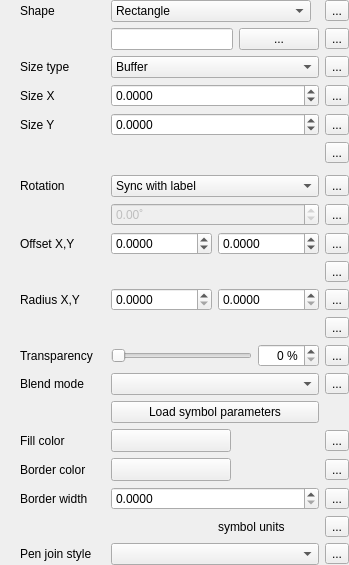
                         <widget class="QFrame" name="mShapeFrame">
                          <property name="frameShape">
                           <enum>QFrame::NoFrame</enum>
                          </property>
                          <layout class="QGridLayout" name="gridLayout_29">
                           <property name="leftMargin">
                            <number>20</number>
                           </property>
                           <property name="topMargin">
                            <number>0</number>
                           </property>
                           <property name="rightMargin">
                            <number>0</number>
                           </property>
                           <property name="bottomMargin">
                            <number>0</number>
                           </property>
                           <item row="12" column="0">
                            <widget class="QLabel" name="mShapeRadiusLabel">
                             <property name="text">
                              <string>Radius X,Y</string>
                             </property>
                            </widget>
                           </item>
                           <item row="12" column="1">
                            <layout class="QHBoxLayout" name="horizontalLayout_2">
                             <item>
                              <widget class="QgsDoubleSpinBox" name="mShapeRadiusXDbSpnBx">
                               <property name="sizePolicy">
                                <sizepolicy hsizetype="Preferred" vsizetype="Fixed">
                                 <horstretch>0</horstretch>
                                 <verstretch>0</verstretch>
                                </sizepolicy>
                               </property>
                               <property name="decimals">
                                <number>4</number>
                               </property>
                               <property name="maximum">
                                <double>999999999.990000009536743</double>
                               </property>
                              </widget>
                             </item>
                             <item>
                              <widget class="QgsDoubleSpinBox" name="mShapeRadiusYDbSpnBx">
                               <property name="sizePolicy">
                                <sizepolicy hsizetype="Preferred" vsizetype="Fixed">
                                 <horstretch>0</horstretch>
                                 <verstretch>0</verstretch>
                                </sizepolicy>
                               </property>
                               <property name="decimals">
                                <number>4</number>
                               </property>
                               <property name="maximum">
                                <double>999999999.990000009536743</double>
                               </property>
                              </widget>
                             </item>
                            </layout>
                           </item>
                           <item row="7" column="0">
                            <widget class="QLabel" name="label_23">
                             <property name="text">
                              <string>Rotation</string>
                             </property>
                            </widget>
                           </item>
                           <item row="17" column="2">
                            <widget class="QgsDataDefinedButton" name="mShapeFillColorDDBtn">
                             <property name="text">
                              <string>...</string>
                             </property>
                            </widget>
                           </item>
                           <item row="18" column="1">
                            <widget class="QgsColorButtonV2" name="mShapeBorderColorBtn">
                             <property name="sizePolicy">
                              <sizepolicy hsizetype="Fixed" vsizetype="Fixed">
                               <horstretch>0</horstretch>
                               <verstretch>0</verstretch>
                              </sizepolicy>
                             </property>
                             <property name="minimumSize">
                              <size>
                               <width>120</width>
                               <height>0</height>
                              </size>
                             </property>
                             <property name="maximumSize">
                              <size>
                               <width>120</width>
                               <height>16777215</height>
                              </size>
                             </property>
                            </widget>
                           </item>
                           <item row="5" column="2">
                            <widget class="QgsDataDefinedButton" name="mShapeSizeUnitsDDBtn">
                             <property name="text">
                              <string>...</string>
                             </property>
                            </widget>
                           </item>
                           <item row="19" column="2">
                            <widget class="QgsDataDefinedButton" name="mShapeBorderWidthDDBtn">
                             <property name="text">
                              <string>...</string>
                             </property>
                            </widget>
                           </item>
                           <item row="18" column="2">
                            <widget class="QgsDataDefinedButton" name="mShapeBorderColorDDBtn">
                             <property name="text">
                              <string>...</string>
                             </property>
                            </widget>
                           </item>
                           <item row="19" column="1">
                            <widget class="QgsDoubleSpinBox" name="mShapeBorderWidthSpnBx">
                             <property name="decimals">
                              <number>4</number>
                             </property>
                             <property name="minimum">
                              <double>0.000000000000000</double>
                             </property>
                             <property name="maximum">
                              <double>9999999.000000000000000</double>
                             </property>
                             <property name="showClearButton" stdset="0">
                              <bool>false</bool>
                             </property>
                            </widget>
                           </item>
                           <item row="15" column="2">
                            <widget class="QgsDataDefinedButton" name="mShapeBlendModeDDBtn">
                             <property name="text">
                              <string>...</string>
                             </property>
                            </widget>
                           </item>
                           <item row="6" column="1" colspan="2">
                            <widget class="QFrame" name="mShapeRotationFrame">
                             <layout class="QHBoxLayout" name="horizontalLayout_36">
                              <property name="margin">
                               <number>0</number>
                              </property>
                             </layout>
                            </widget>
                           </item>
                           <item row="3" column="0">
                            <widget class="QLabel" name="mShapeSizeXLabel">
                             <property name="text">
                              <string>Size X</string>
                             </property>
                            </widget>
                           </item>
                           <item row="2" column="0">
                            <widget class="QLabel" name="label_8">
                             <property name="text">
                              <string>Size type</string>
                             </property>
                            </widget>
                           </item>
                           <item row="0" column="0">
                            <widget class="QLabel" name="label_22">
                             <property name="text">
                              <string>Shape</string>
                             </property>
                            </widget>
                           </item>
                           <item row="4" column="0">
                            <widget class="QLabel" name="mShapeSizeYLabel">
                             <property name="text">
                              <string>Size Y</string>
                             </property>
                            </widget>
                           </item>
                           <item row="21" column="2">
                            <widget class="QgsDataDefinedButton" name="mShapePenStyleDDBtn">
                             <property name="text">
                              <string>...</string>
                             </property>
                            </widget>
                           </item>
                           <item row="14" column="0">
                            <widget class="QLabel" name="mShapeTranspLabel">
                             <property name="enabled">
                              <bool>true</bool>
                             </property>
                             <property name="text">
                              <string>Transparency</string>
                             </property>
                            </widget>
                           </item>
                           <item row="14" column="1">
                            <layout class="QHBoxLayout" name="horizontalLayout_38">
                             <item>
                              <widget class="QSlider" name="mShapeTranspSlider">
                               <property name="enabled">
                                <bool>true</bool>
                               </property>
                               <property name="sizePolicy">
                                <sizepolicy hsizetype="Expanding" vsizetype="Fixed">
                                 <horstretch>0</horstretch>
                                 <verstretch>0</verstretch>
                                </sizepolicy>
                               </property>
                               <property name="minimumSize">
                                <size>
                                 <width>50</width>
                                 <height>0</height>
                                </size>
                               </property>
                               <property name="maximum">
                                <number>100</number>
                               </property>
                               <property name="orientation">
                                <enum>Qt::Horizontal</enum>
                               </property>
                              </widget>
                             </item>
                             <item>
                              <widget class="QgsSpinBox" name="mShapeTranspSpinBox">
                               <property name="enabled">
                                <bool>true</bool>
                               </property>
                               <property name="alignment">
                                <set>Qt::AlignRight|Qt::AlignTrailing|Qt::AlignVCenter</set>
                               </property>
                               <property name="suffix">
                                <string> %</string>
                               </property>
                               <property name="maximum">
                                <number>100</number>
                               </property>
                              </widget>
                             </item>
                            </layout>
                           </item>
                           <item row="13" column="2">
                            <widget class="QgsDataDefinedButton" name="mShapeRadiusUnitsDDBtn">
                             <property name="text">
                              <string>...</string>
                             </property>
                            </widget>
                           </item>
                           <item row="15" column="1">
                            <widget class="QgsBlendModeComboBox" name="mShapeBlendCmbBx">
                             <property name="minimumSize">
                              <size>
                               <width>150</width>
                               <height>0</height>
                              </size>
                             </property>
                            </widget>
                           </item>
                           <item row="0" column="2">
                            <widget class="QgsDataDefinedButton" name="mShapeTypeDDBtn">
                             <property name="text">
                              <string>...</string>
                             </property>
                            </widget>
                           </item>
                           <item row="8" column="1">
                            <widget class="QgsDoubleSpinBox" name="mShapeRotationDblSpnBx">
                             <property name="enabled">
                              <bool>false</bool>
                             </property>
                             <property name="suffix">
                              <string notr="true">˚</string>
                             </property>
                             <property name="minimum">
                              <double>-180.000000000000000</double>
                             </property>
                             <property name="maximum">
                              <double>180.000000000000000</double>
                             </property>
                            </widget>
                           </item>
                           <item row="21" column="0">
                            <widget class="QLabel" name="mShapePenStyleLabel">
                             <property name="sizePolicy">
                              <sizepolicy hsizetype="Maximum" vsizetype="Preferred">
                               <horstretch>0</horstretch>
                               <verstretch>0</verstretch>
                              </sizepolicy>
                             </property>
                             <property name="text">
                              <string>Pen join style</string>
                             </property>
                            </widget>
                           </item>
                           <item row="17" column="0">
                            <widget class="QLabel" name="mShapeFillColorLabel">
                             <property name="sizePolicy">
                              <sizepolicy hsizetype="Maximum" vsizetype="Preferred">
                               <horstretch>0</horstretch>
                               <verstretch>0</verstretch>
                              </sizepolicy>
                             </property>
                             <property name="minimumSize">
                              <size>
                               <width>85</width>
                               <height>0</height>
                              </size>
                             </property>
                             <property name="text">
                              <string>Fill color</string>
                             </property>
                            </widget>
                           </item>
                           <item row="11" column="2">
                            <widget class="QgsDataDefinedButton" name="mShapeOffsetUnitsDDBtn">
                             <property name="text">
                              <string>...</string>
                             </property>
                            </widget>
                           </item>
                           <item row="18" column="0">
                            <widget class="QLabel" name="mShapeBorderColorLabel">
                             <property name="sizePolicy">
                              <sizepolicy hsizetype="Maximum" vsizetype="Preferred">
                               <horstretch>0</horstretch>
                               <verstretch>0</verstretch>
                              </sizepolicy>
                             </property>
                             <property name="text">
                              <string>Border color</string>
                             </property>
                            </widget>
                           </item>
                           <item row="4" column="2">
                            <widget class="QgsDataDefinedButton" name="mShapeSizeYDDBtn">
                             <property name="text">
                              <string>...</string>
                             </property>
                            </widget>
                           </item>
                           <item row="2" column="1">
                            <widget class="QComboBox" name="mShapeSizeCmbBx">
                             <item>
                              <property name="text">
                               <string>Buffer</string>
                              </property>
                             </item>
                             <item>
                              <property name="text">
                               <string>Fixed</string>
                              </property>
                             </item>
                            </widget>
                           </item>
                           <item row="3" column="1">
                            <widget class="QgsDoubleSpinBox" name="mShapeSizeXSpnBx">
                             <property name="suffix">
                              <string/>
                             </property>
                             <property name="decimals">
                              <number>4</number>
                             </property>
                             <property name="minimum">
                              <double>-9999999.000000000000000</double>
                             </property>
                             <property name="maximum">
                              <double>9999999.000000000000000</double>
                             </property>
                             <property name="showClearButton" stdset="0">
                              <bool>false</bool>
                             </property>
                            </widget>
                           </item>
                           <item row="3" column="2">
                            <widget class="QgsDataDefinedButton" name="mShapeSizeXDDBtn">
                             <property name="text">
                              <string>...</string>
                             </property>
                            </widget>
                           </item>
                           <item row="16" column="1">
                            <widget class="QPushButton" name="mShapeSVGParamsBtn">
                             <property name="text">
                              <string>Load symbol parameters</string>
                             </property>
                            </widget>
                           </item>
                           <item row="19" column="0">
                            <widget class="QLabel" name="mShapeBorderWidthLabel">
                             <property name="text">
                              <string>Border width</string>
                             </property>
                            </widget>
                           </item>
                           <item row="2" column="2">
                            <widget class="QgsDataDefinedButton" name="mShapeSizeTypeDDBtn">
                             <property name="text">
                              <string>...</string>
                             </property>
                            </widget>
                           </item>
                           <item row="4" column="1">
                            <widget class="QgsDoubleSpinBox" name="mShapeSizeYSpnBx">
                             <property name="suffix">
                              <string/>
                             </property>
                             <property name="decimals">
                              <number>4</number>
                             </property>
                             <property name="minimum">
                              <double>-9999999.000000000000000</double>
                             </property>
                             <property name="maximum">
                              <double>9999999.000000000000000</double>
                             </property>
                             <property name="showClearButton" stdset="0">
                              <bool>false</bool>
                             </property>
                            </widget>
                           </item>
                           <item row="15" column="0">
                            <widget class="QLabel" name="label_18">
                             <property name="sizePolicy">
                              <sizepolicy hsizetype="Maximum" vsizetype="Preferred">
                               <horstretch>0</horstretch>
                               <verstretch>0</verstretch>
                              </sizepolicy>
                             </property>
                             <property name="text">
                              <string>Blend mode</string>
                             </property>
                            </widget>
                           </item>
                           <item row="7" column="1">
                            <widget class="QComboBox" name="mShapeRotationCmbBx">
                             <item>
                              <property name="text">
                               <string>Sync with label</string>
                              </property>
                             </item>
                             <item>
                              <property name="text">
                               <string>Offset of label</string>
                              </property>
                             </item>
                             <item>
                              <property name="text">
                               <string>Fixed</string>
                              </property>
                             </item>
                            </widget>
                           </item>
                           <item row="7" column="2">
                            <widget class="QgsDataDefinedButton" name="mShapeRotationTypeDDBtn">
                             <property name="text">
                              <string>...</string>
                             </property>
                            </widget>
                           </item>
                           <item row="1" column="1" colspan="2">
                            <widget class="QFrame" name="mShapeSVGPathFrame">
                             <layout class="QHBoxLayout" name="horizontalLayout_26">
                              <property name="margin">
                               <number>0</number>
                              </property>
                              <item>
                               <widget class="QLineEdit" name="mShapeSVGPathLineEdit">
                                <property name="alignment">
                                 <set>Qt::AlignRight|Qt::AlignTrailing|Qt::AlignVCenter</set>
                                </property>
                               </widget>
                              </item>
                              <item>
                               <widget class="QPushButton" name="mShapeSVGSelectorBtn">
                                <property name="text">
                                 <string>...</string>
                                </property>
                               </widget>
                              </item>
                              <item>
                               <widget class="QgsDataDefinedButton" name="mShapeSVGPathDDBtn">
                                <property name="text">
                                 <string>...</string>
                                </property>
                               </widget>
                              </item>
                             </layout>
                            </widget>
                           </item>
                           <item row="14" column="2">
                            <widget class="QgsDataDefinedButton" name="mShapeTranspDDBtn">
                             <property name="text">
                              <string>...</string>
                             </property>
                            </widget>
                           </item>
                           <item row="21" column="1">
                            <widget class="QgsPenJoinStyleComboBox" name="mShapePenStyleCmbBx"/>
                           </item>
                           <item row="17" column="1">
                            <widget class="QgsColorButtonV2" name="mShapeFillColorBtn">
                             <property name="sizePolicy">
                              <sizepolicy hsizetype="Fixed" vsizetype="Fixed">
                               <horstretch>0</horstretch>
                               <verstretch>0</verstretch>
                              </sizepolicy>
                             </property>
                             <property name="minimumSize">
                              <size>
                               <width>120</width>
                               <height>0</height>
                              </size>
                             </property>
                             <property name="maximumSize">
                              <size>
                               <width>120</width>
                               <height>16777215</height>
                              </size>
                             </property>
                            </widget>
                           </item>
                           <item row="20" column="1">
                            <layout class="QHBoxLayout" name="horizontalLayout_43">
                             <item>
                              <widget class="QgsUnitSelectionWidget" name="mShapeBorderWidthUnitWidget" native="true"/>
                             </item>
                             <item>
                              <widget class="QLabel" name="mShapeSVGUnitsLabel">
                               <property name="text">
                                <string>symbol units</string>
                               </property>
                              </widget>
                             </item>
                            </layout>
                           </item>
                           <item row="20" column="2">
                            <widget class="QgsDataDefinedButton" name="mShapeBorderUnitsDDBtn">
                             <property name="text">
                              <string>...</string>
                             </property>
                            </widget>
                           </item>
                           <item row="8" column="2">
                            <widget class="QgsDataDefinedButton" name="mShapeRotationDDBtn">
                             <property name="text">
                              <string>...</string>
                             </property>
                            </widget>
                           </item>
                           <item row="0" column="1">
                            <layout class="QHBoxLayout" name="horizontalLayout_42">
                             <item>
                              <widget class="QComboBox" name="mShapeTypeCmbBx">
                               <property name="minimumSize">
                                <size>
                                 <width>200</width>
                                 <height>0</height>
                                </size>
                               </property>
                               <item>
                                <property name="text">
                                 <string>Rectangle</string>
                                </property>
                               </item>
                               <item>
                                <property name="text">
                                 <string>Square</string>
                                </property>
                               </item>
                               <item>
                                <property name="text">
                                 <string>Ellipse</string>
                                </property>
                               </item>
                               <item>
                                <property name="text">
                                 <string>Circle</string>
                                </property>
                               </item>
                               <item>
                                <property name="text">
                                 <string>SVG</string>
                                </property>
                               </item>
                              </widget>
                             </item>
                             <item>
                              <spacer name="horizontalSpacer_28">
                               <property name="orientation">
                                <enum>Qt::Horizontal</enum>
                               </property>
                               <property name="sizeHint" stdset="0">
                                <size>
                                 <width>0</width>
                                 <height>20</height>
                                </size>
                               </property>
                              </spacer>
                             </item>
                            </layout>
                           </item>
                           <item row="12" column="2">
                            <widget class="QgsDataDefinedButton" name="mShapeRadiusDDBtn">
                             <property name="text">
                              <string>...</string>
                             </property>
                            </widget>
                           </item>
                           <item row="9" column="0">
                            <widget class="QLabel" name="label_21">
                             <property name="text">
                              <string>Offset X,Y</string>
                             </property>
                            </widget>
                           </item>
                           <item row="9" column="1">
                            <layout class="QHBoxLayout" name="horizontalLayout_7">
                             <item>
                              <widget class="QgsDoubleSpinBox" name="mShapeOffsetXSpnBx">
                               <property name="sizePolicy">
                                <sizepolicy hsizetype="Preferred" vsizetype="Fixed">
                                 <horstretch>0</horstretch>
                                 <verstretch>0</verstretch>
                                </sizepolicy>
                               </property>
                               <property name="suffix">
                                <string/>
                               </property>
                               <property name="decimals">
                                <number>4</number>
                               </property>
                               <property name="minimum">
                                <double>-9999999.000000000000000</double>
                               </property>
                               <property name="maximum">
                                <double>9999999.000000000000000</double>
                               </property>
                              </widget>
                             </item>
                             <item>
                              <widget class="QgsDoubleSpinBox" name="mShapeOffsetYSpnBx">
                               <property name="sizePolicy">
                                <sizepolicy hsizetype="Preferred" vsizetype="Fixed">
                                 <horstretch>0</horstretch>
                                 <verstretch>0</verstretch>
                                </sizepolicy>
                               </property>
                               <property name="suffix">
                                <string/>
                               </property>
                               <property name="decimals">
                                <number>4</number>
                               </property>
                               <property name="minimum">
                                <double>-9999999.000000000000000</double>
                               </property>
                               <property name="maximum">
                                <double>9999999.000000000000000</double>
                               </property>
                              </widget>
                             </item>
                            </layout>
                           </item>
                           <item row="9" column="2">
                            <widget class="QgsDataDefinedButton" name="mShapeOffsetDDBtn">
                             <property name="text">
                              <string>...</string>
                             </property>
                            </widget>
                           </item>
                           <item row="5" column="1">
                            <widget class="QgsUnitSelectionWidget" name="mShapeSizeUnitWidget" native="true"/>
                           </item>
                           <item row="11" column="1">
                            <widget class="QgsUnitSelectionWidget" name="mShapeOffsetUnitWidget" native="true"/>
                           </item>
                           <item row="13" column="1">
                            <widget class="QgsUnitSelectionWidget" name="mShapeRadiusUnitWidget" native="true"/>
                           </item>
                          </layout>
                         </widget>
